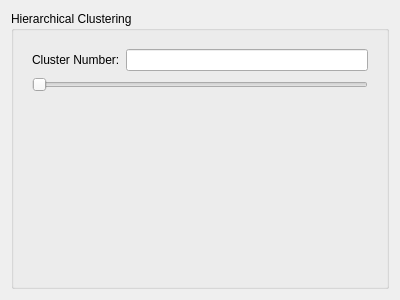
<?xml version="1.0" encoding="UTF-8"?>
<ui version="4.0">
 <class>HierParaWidget</class>
 <widget class="QWidget" name="HierParaWidget">
  <property name="geometry">
   <rect>
    <x>0</x>
    <y>0</y>
    <width>400</width>
    <height>300</height>
   </rect>
  </property>
  <property name="windowTitle">
   <string>Form</string>
  </property>
  <layout class="QHBoxLayout" name="horizontalLayout">
   <item>
    <widget class="QGroupBox" name="groupBox">
     <property name="title">
      <string>Hierarchical Clustering</string>
     </property>
     <layout class="QVBoxLayout" name="verticalLayout">
      <item alignment="Qt::AlignTop">
       <widget class="QWidget" name="widget" native="true">
        <layout class="QVBoxLayout" name="verticalLayout_2">
         <item>
          <layout class="QHBoxLayout" name="horizontalLayout_2">
           <item>
            <widget class="QLabel" name="label">
             <property name="text">
              <string>Cluster Number:</string>
             </property>
            </widget>
           </item>
           <item>
            <widget class="QLineEdit" name="cluster_number_edit"/>
           </item>
          </layout>
         </item>
         <item>
          <widget class="QSlider" name="cluster_number_slider">
           <property name="orientation">
            <enum>Qt::Horizontal</enum>
           </property>
          </widget>
         </item>
        </layout>
       </widget>
      </item>
     </layout>
    </widget>
   </item>
  </layout>
 </widget>
 <resources/>
 <connections/>
</ui>
